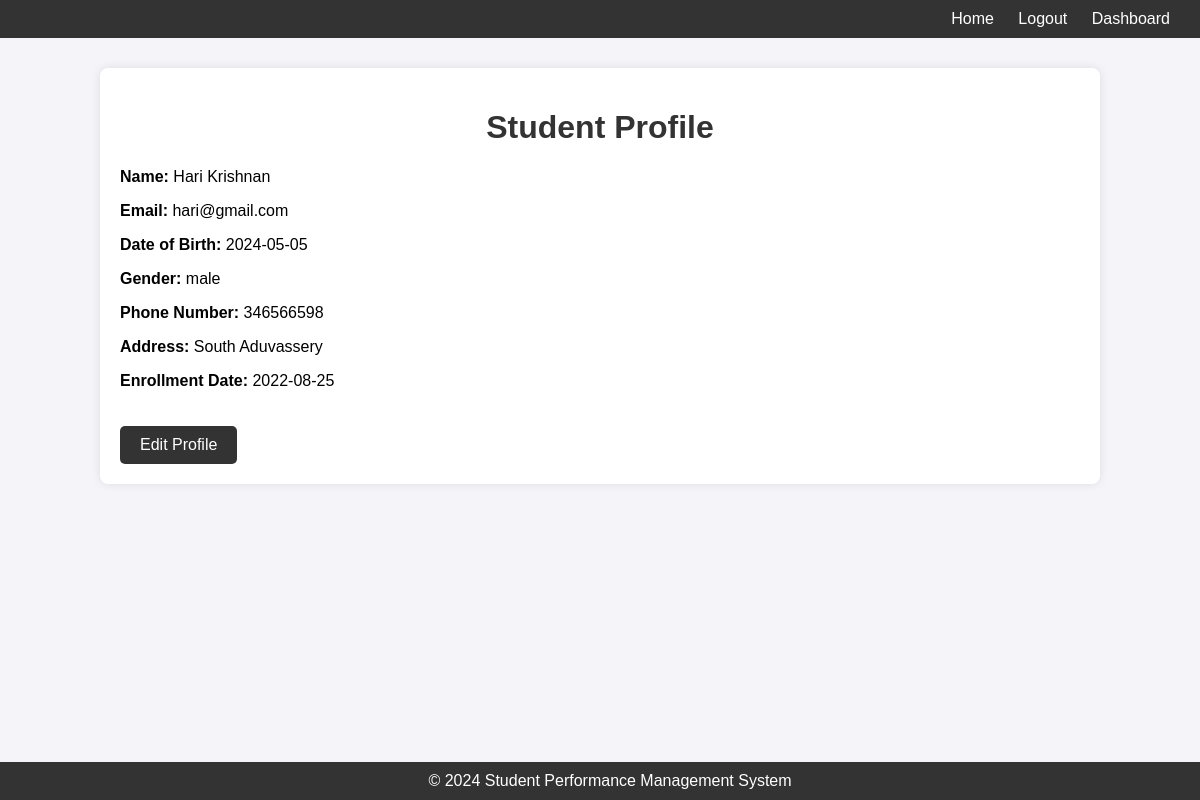
Screenshot of /html/StudentProfile.php (signed in) with the database file from the repository.
### tables this page shows
CREATE TABLE `students` (
  `student_id` int(11) NOT NULL,
  `first_name` varchar(50) NOT NULL,
  `last_name` varchar(50) NOT NULL,
  `date_of_birth` date NOT NULL,
  `gender` enum('male','female','other') NOT NULL,
  `address` varchar(255) DEFAULT NULL,
  `phone_number` varchar(15) DEFAULT NULL,
  `email` varchar(100) NOT NULL,
  `enrollment_date` date NOT NULL,
  `user_id` int(11) DEFAULT NULL,
  `created_at` timestamp NOT NULL DEFAULT current_timestamp(),
  `updated_at` timestamp NOT NULL DEFAULT current_timestamp() ON UPDATE current_timestamp()
);

### html/StudentProfile.php (the view, shortened to what this page needs)
<?php
include 'db_connection.php';
$user_id = $_SESSION['user_id'];
$query = "SELECT * FROM students WHERE user_id = ?";
$stmt = $conn->prepare($query);
$stmt->bind_param("i", $user_id);
$stmt->execute();
$result = $stmt->get_result();
$student = $result->fetch_assoc();
?>
<!DOCTYPE html>
<html lang="en">
<head>
    <link rel="stylesheet" href="../css/StudentProfile.css">
</head>
<body>
    <nav>
        <a href="index.html">Home</a>
        <a href="logout.php">Logout</a>
        <a href="StudentDashboard.php">Dashboard</a>
    </nav>
    <div class="container">
        <h1>Student Profile</h1>
        <div class="profile">
            <p><strong>Name:</strong> <?php echo htmlspecialchars($student['first_name']) . ' ' . htmlspecialchars($student['last_name']); ?></p>
            <p><strong>Email:</strong> <?php echo htmlspecialchars($student['email']); ?></p>
            <p><strong>Date of Birth:</strong> <?php echo htmlspecialchars($student['date_of_birth']); ?></p>
            <p><strong>Gender:</strong> <?php echo htmlspecialchars($student['gender']); ?></p>
            <p><strong>Phone Number:</strong> <?php echo htmlspecialchars($student['phone_number']); ?></p>
            <p><strong>Address:</strong> <?php echo htmlspecialchars($student['address']); ?></p>
            <p><strong>Enrollment Date:</strong> <?php echo htmlspecialchars($student['enrollment_date']); ?></p>
            <a href="EditStudentProfile.php" class="button">Edit Profile</a>
        </div>
    </div>
    <footer>
        &copy; 2024 Student Performance Management System
    </footer>
</body>
</html>

### css/StudentProfile.css (style rules this page uses)
body { font-family: Arial, sans-serif; margin: 0; padding: 0; background-color: #f4f4f9; }
nav { background-color: #333; padding: 10px 20px; text-align: right; }
nav a { color: white; text-decoration: none; margin: 0 10px; font-size: 16px; }
.container { width: 80%; margin: 30px auto; background-color: white; padding: 20px; border-radius: 8px; box-shadow: 0 0 10px rgba(0, 0, 0, 0.1); }
h1 { text-align: center; color: #333; }
.button { background-color: #333; color: white; padding: 10px 20px; text-decoration: none; border-radius: 5px; text-align: center; display: inline-block; margin-top: 20px; }
footer { text-align: center; padding: 10px; background-color: #333; color: white; position: fixed; width: 100%; bottom: 0; }

### rows the page displays
students: first_name "Hari", last_name "Krishnan", email "hari@gmail.com", date_of_birth "2024-05-05", gender "male", phone_number "346566598", address "South Aduvassery", enrollment_date "2022-08-25"
